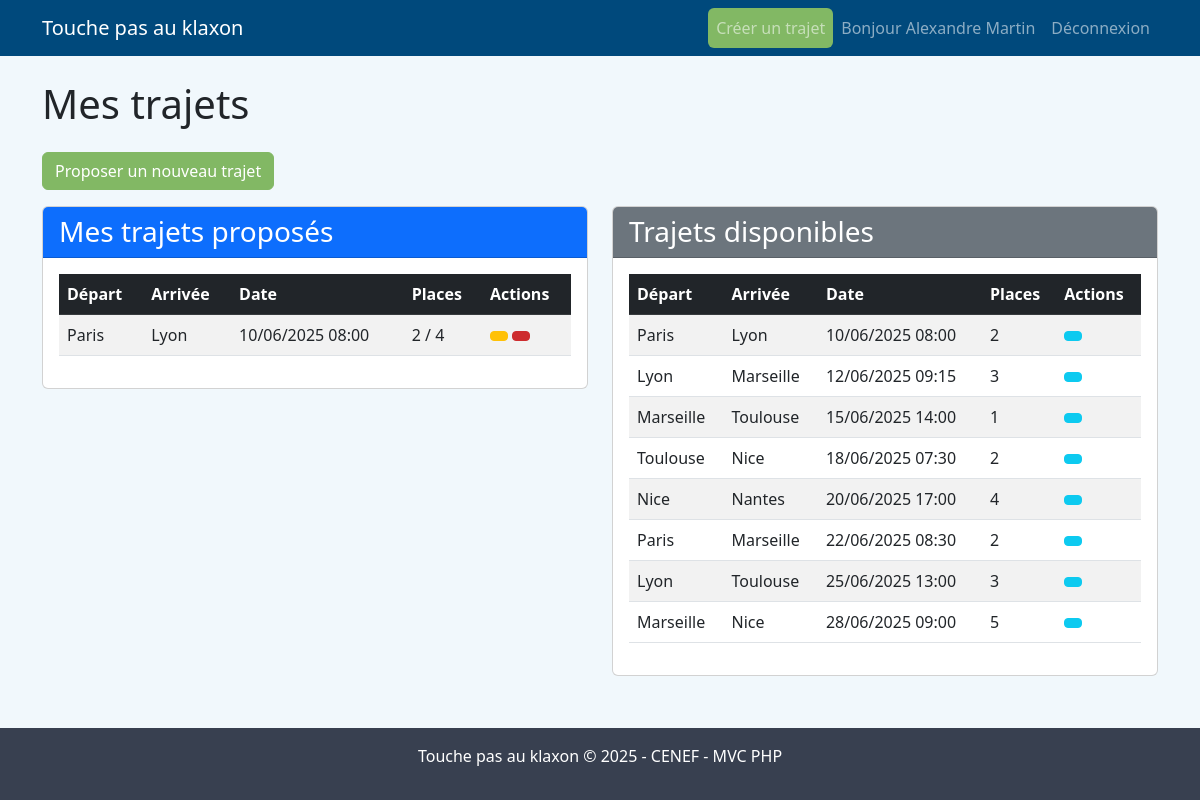
The page /?route=user (signed in) on the database its author committed.
### tables this page shows
CREATE TABLE trajet (
    id INT AUTO_INCREMENT PRIMARY KEY,
    date_depart DATE NOT NULL,
    heure_depart TIME NOT NULL,
    date_arrivee DATE NOT NULL,
    heure_arrivee TIME NOT NULL,
    places_total INT NOT NULL,
    places_disponibles INT NOT NULL,
    utilisateur_id INT NOT NULL,
    agence_depart_id INT NOT NULL,
    agence_arrivee_id INT NOT NULL,
    created_at TIMESTAMP DEFAULT CURRENT_TIMESTAMP,
    updated_at TIMESTAMP DEFAULT CURRENT_TIMESTAMP ON UPDATE CURRENT_TIMESTAMP,
    FOREIGN KEY (utilisateur_id) REFERENCES utilisateur(id) ON DELETE CASCADE,
    FOREIGN KEY (agence_depart_id) REFERENCES agence(id) ON DELETE CASCADE,
    FOREIGN KEY (agence_arrivee_id) REFERENCES agence(id) ON DELETE CASCADE
);

CREATE TABLE agence (
    id INT AUTO_INCREMENT PRIMARY KEY,
    nom VARCHAR(100) NOT NULL UNIQUE,
    created_at TIMESTAMP DEFAULT CURRENT_TIMESTAMP
);

### controllers/UserController.php (called while the page is built, shortened)
<?php
class UserController
{
    public function dashboard()
    {
        $trajetModel = new \Models\Trajet();
        $mesTrajets = $trajetModel->getUserTrajets($_SESSION['user_id'] ?? 0);
        $trajetsDisponibles = $trajetModel->getAvailableTrajets();
        require_once '../views/users/dashboard.php';
    }
}

### public/index.php (called while the page is built, shortened)
<?php
require_once '../config/database.php';
require_once '../routes/web.php';

### config/database.php (called while the page is built, shortened)
<?php
class Database
{
    private $host = DB_HOST;
    private $user = DB_USER;
    private $pass = DB_PASS;
    private $dbname = DB_NAME;
    private $dbh;
    private $stmt;
    public function __construct()
    {
        $dsn = 'mysql:host=' . $this->host . ';dbname=' . $this->dbname . ';charset=utf8mb4';
        $options = array(
            PDO::ATTR_PERSISTENT => true,
            PDO::ATTR_ERRMODE => PDO::ERRMODE_EXCEPTION,
            PDO::ATTR_DEFAULT_FETCH_MODE => PDO::FETCH_OBJ,
            PDO::ATTR_EMULATE_PREPARES => false
        );
        try {
            $this->dbh = new PDO($dsn, $this->user, $this->pass, $options);
            $this->dbh->exec("SET NAMES 'utf8mb4'");
        } catch (PDOException $e) {
            $this->error = $e->getMessage();
            die('Erreur de connexion à la base de données : ' . $this->error . '<br>' .
                'Vérifiez vos paramètres dans config/config.php');
        }
    }
    public function query($sql)
    {
        $this->stmt = $this->dbh->prepare($sql);
    }
    public function bind($param, $value, $type = null)
    {
        if (is_null($type)) {
            switch (true) {
                case is_int($value):
                    $type = PDO::PARAM_INT;
                    break;
            }
        }
        $this->stmt->bindValue($param, $value, $type);
    }
    public function execute()
    {
        try {
            return $this->stmt->execute();
        } catch (PDOException $e) {
            throw new Exception("Erreur d'exécution de la requête : " . $e->getMessage());
        }
    }
    public function resultSet()
    {
        $this->execute();
        return $this->stmt->fetchAll();
    }
}

### models/Trajet.php (called while the page is built, shortened)
<?php
class Trajet
{
    private $db;
    public function __construct()
    {
        $this->db = new \Database();
    }
    public function getAvailableTrajets()
    {
        $this->db->query("
            SELECT t.*,
                ad.nom as agence_depart,
                aa.nom as agence_arrivee
            FROM trajet t
            JOIN agence ad ON t.agence_depart_id = ad.id
            JOIN agence aa ON t.agence_arrivee_id = aa.id
            WHERE t.places_disponibles > 0
            AND (t.date_depart > CURDATE()
                OR (t.date_depart = CURDATE() AND t.heure_depart > CURTIME()))
            ORDER BY t.date_depart, t.heure_depart
        ");
        return $this->db->resultSet();
    }
    public function getUserTrajets($userId)
    {
        $this->db->query("
            SELECT t.*,
                ad.nom as agence_depart,
                aa.nom as agence_arrivee
            FROM trajet t
            JOIN agence ad ON t.agence_depart_id = ad.id
            JOIN agence aa ON t.agence_arrivee_id = aa.id
            WHERE t.utilisateur_id = :user_id
            ORDER BY t.date_depart, t.heure_depart
        ");
        $this->db->bind(':user_id', $userId);
        return $this->db->resultSet();
    }
}

### views/users/dashboard.php (the view, shortened to what this page needs)
<h1 class="mb-4">Mes trajets</h1>
<div class="mb-3">
    <a href="/user/trajet/create" class="btn btn-success">
        <i class="bi bi-plus-lg"></i> Proposer un nouveau trajet
    </a>
</div>
<div class="row mb-4">
    <div class="col-md-6">
        <div class="card">
            <div class="card-header bg-primary text-white">
                <h3 class="card-title mb-0">Mes trajets proposés</h3>
            </div>
            <div class="card-body">
                <?php if (empty($mesTrajets)): ?>
                    <p>Vous n'avez proposé aucun trajet pour le moment.</p>
                <?php else: ?>
                    <div class="table-responsive">
                        <table class="table table-striped table-hover">
                            <thead class="table-dark">
                                <tr>
                                    <th>Départ</th>
                                    <th>Arrivée</th>
                                    <th>Date</th>
                                    <th>Places</th>
                                    <th>Actions</th>
                                </tr>
                            </thead>
                            <tbody>
                                <?php foreach ($mesTrajets as $trajet): ?>
                                    <tr>
                                        <td><?= htmlspecialchars($trajet->agence_depart) ?></td>
                                        <td><?= htmlspecialchars($trajet->agence_arrivee) ?></td>
                                        <td><?= date('d/m/Y H:i', strtotime($trajet->date_depart . ' ' . $trajet->heure_depart)) ?></td>
                                        <td><?= $trajet->places_disponibles ?> / <?= $trajet->places_total ?></td>
                                        <td>
                                            <a href="/user/trajet/edit/<?= $trajet->id ?>" class="btn btn-sm btn-warning" title="Modifier">
                                            </a>
                                            <a href="/user/trajet/delete/<?= $trajet->id ?>" class="btn btn-sm btn-danger" title="Supprimer" onclick="return confirm('Êtes-vous sûr de vouloir supprimer ce trajet ?')">
                                            </a>
                                        </td>
                                    </tr>
                                <?php endforeach; ?>
                            </tbody>
                        </table>
                    </div>
                <?php endif; ?>
            </div>
        </div>
    </div>
    <div class="col-md-6">
        <div class="card">
            <div class="card-header bg-secondary text-white">
                <h3 class="card-title mb-0">Trajets disponibles</h3>
            </div>
            <div class="card-body">
                <?php if (empty($trajetsDisponibles)): ?>
                    <p>Aucun trajet disponible pour le moment.</p>
                <?php else: ?>
                    <div class="table-responsive">
                        <table class="table table-striped table-hover">
                            <thead class="table-dark">
                                <tr>
                                    <th>Départ</th>
                                    <th>Arrivée</th>
                                    <th>Date</th>
                                    <th>Places</th>
                                    <th>Actions</th>
                                </tr>
                            </thead>
                            <tbody>
                                <?php foreach ($trajetsDisponibles as $trajet): ?>
                                    <tr>
                                        <td><?= htmlspecialchars($trajet->agence_depart) ?></td>
                                        <td><?= htmlspecialchars($trajet->agence_arrivee) ?></td>
                                        <td><?= date('d/m/Y H:i', strtotime($trajet->date_depart . ' ' . $trajet->heure_depart)) ?></td>
                                        <td><?= $trajet->places_disponibles ?></td>
                                        <td>
                                            <a href="/user/trajet/details/<?= $trajet->id ?>" class="btn btn-sm btn-info" title="Détails">
                                            </a>
                                        </td>
                                    </tr>
                                <?php endforeach; ?>
                            </tbody>
                        </table>
                    </div>
                <?php endif; ?>
            </div>
        </div>
    </div>
</div>
<?php
require_once '../views/layouts/default.php';
?>

### assets/css/style.css (style rules this page uses)
:root { --primary: #0074c7; --secondary: #00497c; --dark: #384050; --danger: #cd2c2e; --success: #82b864; --light: #f1f8fc; }
body { min-height: 100vh; display: flex; flex-direction: column; background-color: var(--light); }
.btn-success { background-color: var(--success); border-color: var(--success); }
.btn-danger { background-color: var(--danger); border-color: var(--danger); }
.table-dark { background-color: var(--dark); }
.card-header { background-color: var(--secondary); color: white; }

### rows shown on the page
trajet: agence_depart.nom "Paris", agence_arrivee.nom "Lyon", date_depart+heure_depart "10/06/2025 08:00", places_disponibles "2", places_total "4"
trajet: agence_depart.nom "Lyon", agence_arrivee.nom "Marseille", date_depart+heure_depart "12/06/2025 09:15", places_disponibles "3"
trajet: agence_depart.nom "Marseille", agence_arrivee.nom "Toulouse", date_depart+heure_depart "15/06/2025 14:00", places_disponibles "1"
trajet: agence_depart.nom "Toulouse", agence_arrivee.nom "Nice", date_depart+heure_depart "18/06/2025 07:30", places_disponibles "2"
trajet: agence_depart.nom "Nice", agence_arrivee.nom "Nantes", date_depart+heure_depart "20/06/2025 17:00", places_disponibles "4"
trajet: agence_depart.nom "Paris", agence_arrivee.nom "Marseille", date_depart+heure_depart "22/06/2025 08:30", places_disponibles "2"
trajet: agence_depart.nom "Lyon", agence_arrivee.nom "Toulouse", date_depart+heure_depart "25/06/2025 13:00", places_disponibles "3"
trajet: agence_depart.nom "Marseille", agence_arrivee.nom "Nice", date_depart+heure_depart "28/06/2025 09:00", places_disponibles "5"

### other values the page prints
$_SESSION['user_name'] "Alexandre Martin"
